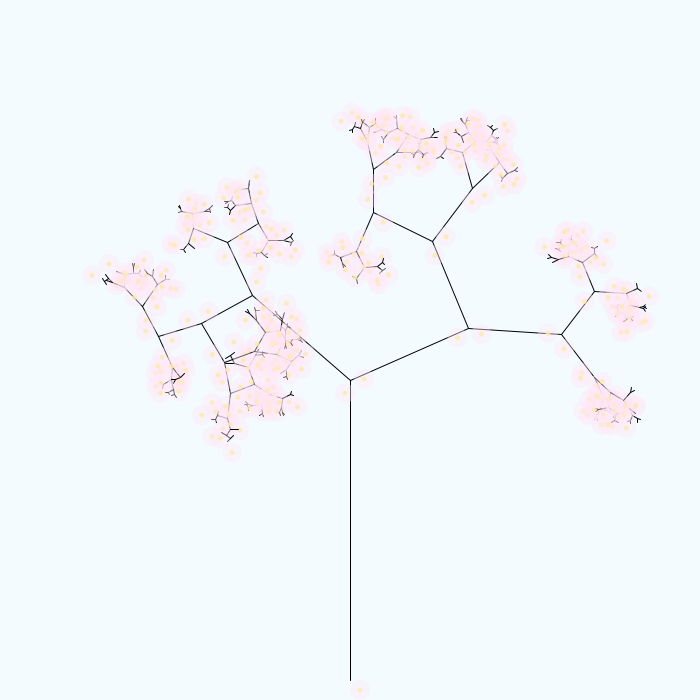
Frame 1 (no input)
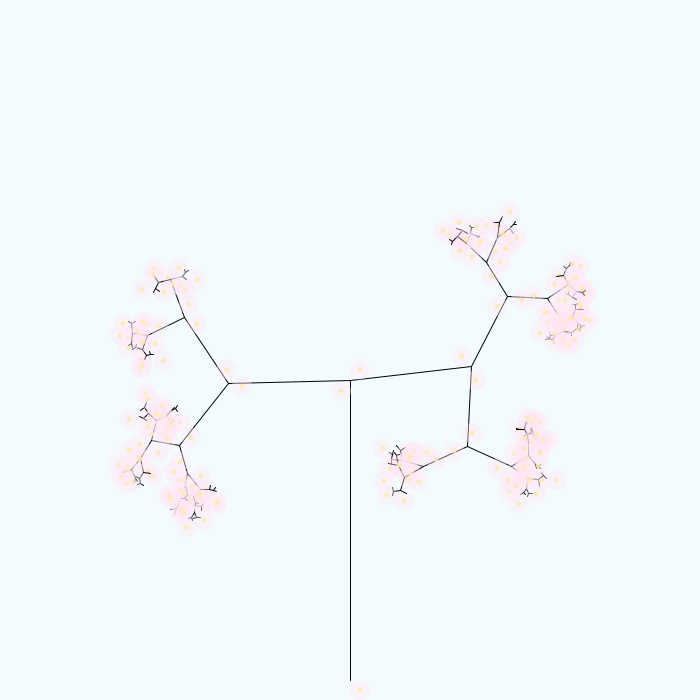
Frame 2 (the mouse pressed at the canvas centre, redrawn once)

The Processing sketch that drew these frames (run headless with seeded random() and noise(); the mouse was pressed at the canvas centre and the sketch redrawn once):

// Processing sketch: sakurafractal1_kellyk
// ── sakurafractal1_kellyk.pde
//developing code from class into sakura tree
float theta = 0;
void setup() {
  size(700, 700);
  noLoop();
}

void draw() {
  background(244, 251, 255);
  strokeWeight(1);
  translate(width/2, height-20);
  branch(300);
}


void branch(float len) {
  noStroke();
  fill(255, 229, 246, 100);
  ellipse(10, 10, 20, 20);
  fill(255, 232, 175, 210);
  ellipse(10, 10, 5, 5);
    stroke(1.5);
    line(0, 0, 0, -len);
    theta = random(5, 100);
     translate(0, -len);
     len *= random(0.3, 0.8);
     
     if (len > 3) {
      int r = int(random(2));
      pushMatrix();
      rotate(radians(theta));
      branch(len);
      popMatrix();
      
      pushMatrix();
      rotate(radians(-theta));
      branch(len);
      popMatrix();
}
}
